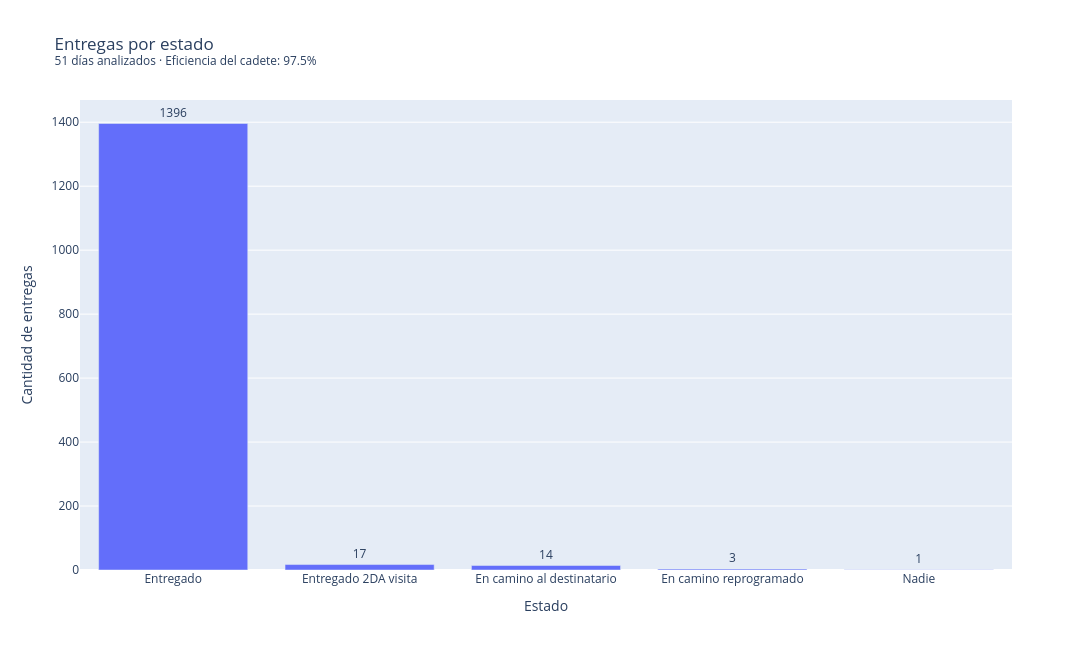

The notebook cell this image was saved under:
### Markdown cell above
## 4. Entregas por estado — Eficiencia del cadete

Este análisis muestra la distribución de las entregas según el estado registrado en la operación.

Los diferentes estados permiten observar el recorrido de los pedidos desde la colecta hasta su resultado final.

Además, se incorpora la **eficiencia del cadete**, calculada como el porcentaje de entregas que alcanzaron el estado **"Entregado"** sobre el total de entregas analizadas.

Este indicador permite evaluar de forma rápida el nivel de cumplimiento de la operación y detectar qué proporción de los pedidos finaliza correctamente.

### Code cell
df_status = get_deliveries_by_status()

total_entregas = df_status["total_entregas"].sum()

entregadas = df_status.loc[
    df_status["estado"].str.lower() == "entregado",
    "total_entregas"
].sum()

eficiencia = (
    entregadas / total_entregas * 100
).round(1)

fig = px.bar(
    df_status,
    x="estado",
    y="total_entregas",
    text="total_entregas",
    title=(
        f"Entregas por estado"
        f"<br><sup>{dias_analizados} días analizados · "
        f"Eficiencia del cadete: {eficiencia:.1f}%</sup>"
    ),
    labels={
        "estado": "Estado",
        "total_entregas": "Cantidad de entregas",
    },
)

fig.update_traces(
    textposition="outside"
)

fig.update_layout(
    width=1200,
    height=650,
    xaxis_title="Estado",
    yaxis_title="Cantidad de entregas",
)

fig.show()

### Figure 1 — Plotly figure (JSON) as saved in the notebook; plotly's stock layout.template omitted (floating-point values rounded to 4 significant figures)
{"data": [{"hovertemplate": "Estado=%{x}<br>Cantidad de entregas=%{text}<extra></extra>", "legendgroup": "", "marker": {"color": "#636efa", "pattern": {"shape": ""}}, "name": "", "orientation": "v", "showlegend": false, "text": [1396.0, 17.0, 14.0, 3.0, 1.0, 1.0], "textposition": "outside", "type": "bar", "x": ["Entregado", "Entregado 2DA visita", "En camino al destinatario", "En camino reprogramado", null, "Nadie"], "xaxis": "x", "y": [1396, 17, 14, 3, 1, 1], "yaxis": "y"}], "layout": {"barmode": "relative", "height": 650, "legend": {"tracegroupgap": 0}, "title": {"text": "Entregas por estado<br><sup>51 días analizados · Eficiencia del cadete: 97.5%</sup>"}, "width": 1200, "xaxis": {"anchor": "y", "domain": [0, 1], "title": {"text": "Estado"}}, "yaxis": {"anchor": "x", "domain": [0, 1], "title": {"text": "Cantidad de entregas"}}}}
